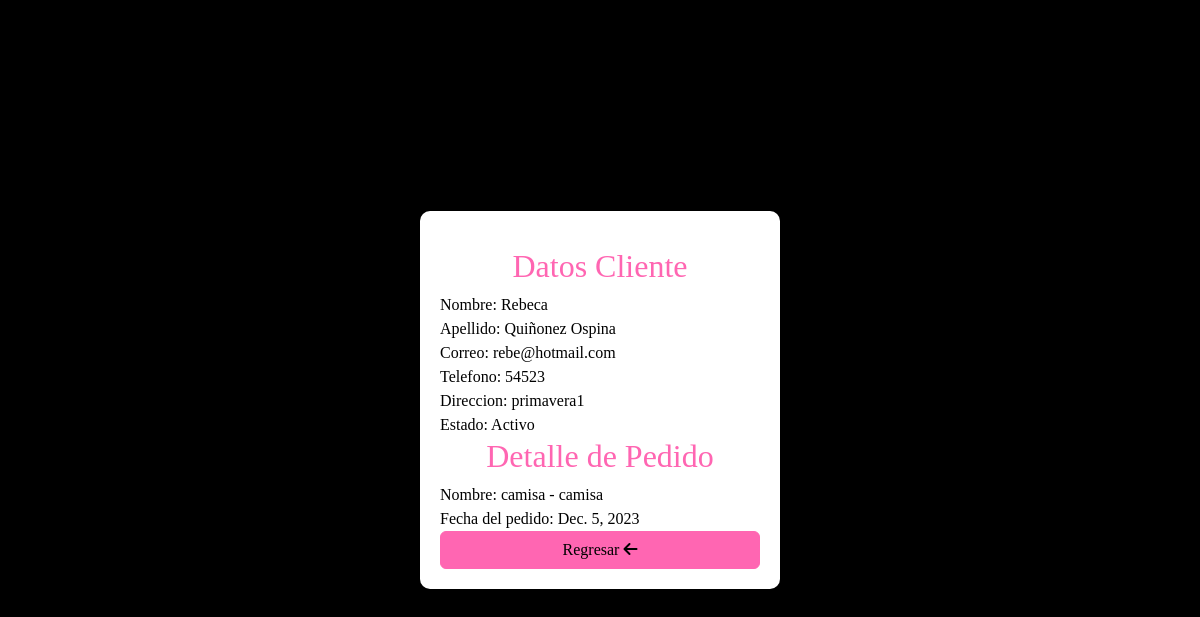
Page /ver/14/ on the committed database.
### clientes/models.py (models this page shows, shortened)
class Cliente(models.Model):
    nombre = models.CharField(max_length=100)
    apellido = models.CharField(max_length=20)
    correo = models.EmailField()
    telefono = models.CharField(max_length=15, blank=True, null=True)
    direccion = models.CharField(max_length=255, blank=True, null=True)
    fecha_pedido = models.DateField(blank=True, null=True)
    tipo_producto = models.ForeignKey(Producto, on_delete=models.SET_NULL, null=True, related_name='clientes')
    numero_de_pedido = models.ForeignKey('Pedido', on_delete=models.SET_NULL, blank=True, null=True,
                                         related_name='pedidos')
    activo = models.BooleanField(default=True)

class Producto(models.Model):
    TIPO_PRODUCTO_CHOICES = [
        ('Elije', 'Elije'),
        ('camisa', 'Camisa'),
        ('pantalon', 'Pantalón'),
        ('vestido', 'Vestido')
    ]
    id = models.AutoField(primary_key=True)
    tipo_producto = models.CharField(max_length=20, choices=TIPO_PRODUCTO_CHOICES, default='Elije')
    descripcion = models.TextField()
    precio = models.DecimalField(max_digits=10, decimal_places=2)
    existencias = models.PositiveIntegerField()
    fecha_creacion = models.DateTimeField(auto_now_add=True)
    def __str__(self):
        return f'{self.tipo_producto} - {self.descripcion}'

### clientes/views.py (the view)
# urls.py: path('ver/<int:id>/', ver, name='ver'),
def ver(request, id):
    cliente = get_object_or_404(Cliente, pk=id)
    datos = {'clientes': cliente}
    pagina = loader.get_template('clientes/ver.html')
    return render(request, 'clientes/ver.html', {'cliente': cliente})

### clientes/templates/clientes/ver.html (shortened to what this page needs)
<!DOCTYPE html>
<html lang="en">
<head>
    {% load static %}
    <link href="{% static 'fontawesomefree/css/fontawesome.css' %}" rel="stylesheet" type="text/css">
    <link href="{% static 'fontawesomefree/css/brands.css' %}" rel="stylesheet" type="text/css">
    <link href="{% static 'fontawesomefree/css/solid.css' %}" rel="stylesheet" type="text/css">
    <link href="https://cdn.jsdelivr.net/npm/bootstrap@5.3.2/dist/css/bootstrap.min.css" rel="stylesheet">
</head>
<body>
    <div class="container">
        <p>
            <h2>Datos Cliente</h2>
            Nombre: {{cliente.nombre}}<br>
            Apellido: {{cliente.apellido}}<br>
            Correo: {{cliente.correo}}<br>
            Telefono: {{cliente.telefono}}<br>
            Direccion: {{cliente.direccion}}<br>
            Estado: {% if cliente.activo %}
                Activo
                {% else %}
                Inactivo
                {% endif %}<br>
        <h2>Detalle de Pedido</h2>
        Nombre: {{cliente.tipo_producto}}<br>
        Fecha del pedido: {{cliente.fecha_pedido}}<br>
        <a href="{%url 'inicio'%}" class="btn btn-info">Regresar <i class="fa-solid fa-arrow-left"></i></a>
    </div>
</body>
</html>

### clientes/templates/clientes/ver.html (style rules this page uses)
body { background-color: #000; color: #000; font-family: 'Cambria', cursive; margin: 0; display: flex; justify-content: center; align-items: center; min-height: 100vh; }
h1, h2, h3 { color: #ff66b2; text-align: center; }
.btn-info { background-color: #ff66b2; color: #000; border: 1px solid #ff66b2; display: block; margin: 0 auto; text-align: center; }
p { color: #000; text-align: center; }
.container { background-color: #fff; padding: 20px; border-radius: 10px; box-shadow: 0 0 10px rgba(0, 0, 0, 0.1); width: 30%; }

### rows in the picture
Cliente: nombre "Rebeca", apellido "Quiñonez Ospina", correo "rebe@hotmail.com", telefono "54523", direccion "primavera1", tipo_producto "camisa - camisa", fecha_pedido "Dec. 5, 2023"
